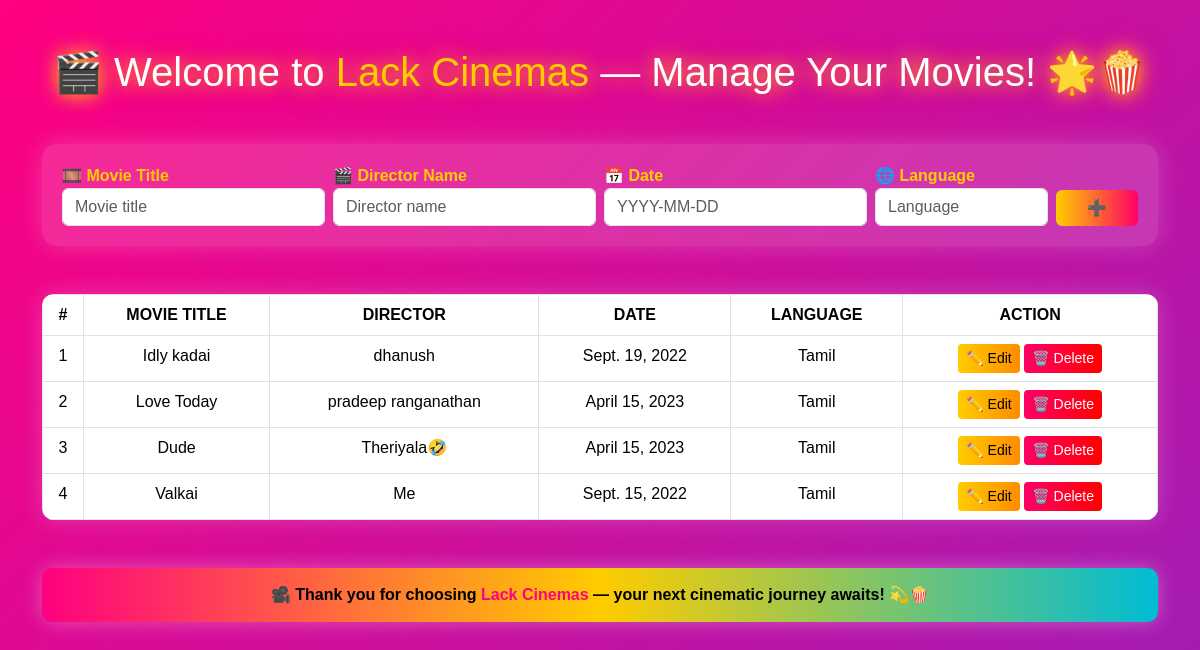
/html/movie/, run on the app's committed database.
### App/models.py (models this page shows, shortened)
class  Movie_Table(models.Model) :
    Movie_Title  = models.CharField()
    Director_Name = models.CharField()
    Date = models.DateField()
    Language = models.CharField(default='English')

### App/views.py (the view)
# urls.py: path('movie/',movie_view, name='movie'),
def movie_view(requset):
    movie_data = Movie_Table.objects.all()
    if requset.method == 'POST':
         mt = requset.POST.get('mov_name')
         dn= requset.POST.get('drac_name')
         date= requset.POST.get('dat')
         lang= requset.POST.get('langu')
         Movie_Table.objects.create(   Movie_Title= mt,Director_Name=dn, Date=date,Language=lang)
    return render(requset,'movie.html',{'mov_viw':movie_data})

### App/templates/movie.html (shortened to what this page needs)
 <!DOCTYPE html>
<html lang="en">
<head>
  <link href="https://cdn.jsdelivr.net/npm/bootstrap@5.3.8/dist/css/bootstrap.min.css" rel="stylesheet">
</head>
<body>
  <div class="container mt-5">
    <h1 class="text-center mb-5">
      🎬 Welcome to <span style="color:#ffcc00;">Lack Cinemas</span> — Manage Your Movies! 🌟🍿
    </h1>
    <form method="post" class="mb-5">
      <div class="row g-2">
        <div class="col-md-3">
          <label>🎞️ Movie Title</label>
          <input type="text" name="mov_name" class="form-control" placeholder="Movie title" required>
        </div>
        <div class="col-md-3">
          <label>🎬 Director Name</label>
          <input type="text" name="drac_name" class="form-control" placeholder="Director name" required>
        </div>
        <div class="col-md-3">
          <label>📅 Date</label>
          <input type="text" name="dat" class="form-control" placeholder="YYYY-MM-DD" required>
        </div>
        <div class="col-md-2">
          <label>🌐 Language</label>
          <input type="text" name="langu" class="form-control" placeholder="Language" required>
        </div>
        <div class="col-md-1 d-flex align-items-end">
          <button type="submit" class="btn btn-primary w-100">➕</button>
        </div>
      </div>
    </form>
    <table class="table table-bordered text-center">
      <thead>
        <tr>
          <th>#</th>
          <th>Movie Title</th>
          <th>Director</th>
          <th>Date</th>
          <th>Language</th>
          <th>Action</th>
        </tr>
      </thead>
      <tbody>
        {% for i in mov_viw %}
        <tr>
          <td>{{ forloop.counter }}</td>
          <td>{{ i.Movie_Title }}</td>
          <td>{{ i.Director_Name }}</td>
          <td>{{ i.Date }}</td>
          <td>{{ i.Language }}</td>
          <td>
            <button type="button" class="btn btn-warning btn-sm" data-bs-toggle="modal" data-bs-target="#editModal{{ i.id }}">
              ✏️ Edit
            </button>
            <a href="{% url 'movie_delete' i.id %}" class="btn btn-danger btn-sm"
              onclick="return confirm('Are you sure you want to delete this movie? 🎬');">
              🗑️ Delete
            </a>
          </td>
        </tr>
        {% empty %}
        <tr>
          <td colspan="6">🎬 No movies found — add one above! 🍿</td>
        </tr>
        {% endfor %}
      </tbody>
    </table>
    <footer class="text-center mt-5">
      🎥 Thank you for choosing <span style="color:#ff0080;">Lack Cinemas</span> — your next cinematic journey awaits! 💫🍿
    </footer>
  </div>
</body>
</html>

### App/templates/movie.html (style rules this page uses)
body { background: linear-gradient(135deg, #ff0080, #7928ca, #00bcd4, #ffcc00); background-size: 400% 400%; animation: gradientFlow 10s ease infinite; color: #fff; font-family: "Poppins", sans-serif; min-height: 100vh; }
h1 { color: #fff; text-shadow: 0 0 20px #ffcc00, 0 0 30px #ff0080; animation: fadeInDown 1.5s ease, glowPulse 2s infinite alternate; }
form { background: rgba(255, 255, 255, 0.15); border-radius: 15px; padding: 20px; box-shadow: 0 0 25px rgba(255,255,255,0.2); }
label { color: #ffcc00; font-weight: bold; }
input { background: rgba(255,255,255,0.2); border: none; color: #fff; }
.btn-primary { background: linear-gradient(90deg, #ffcc00, #ff0066); border: none; }
.btn-warning { background: linear-gradient(90deg, #ffcc00, #ff8c00); border: none; color: #000; }
.btn-danger { background: linear-gradient(90deg, #ff0066, #ff0000); border: none; }
table { border-radius: 12px; overflow: hidden; box-shadow: 0 0 25px rgba(255, 255, 255, 0.2); background: rgba(255,255,255,0.1); }
thead { background: linear-gradient(90deg, #ffcc00, #ff0080); color: #fff; text-transform: uppercase; }
footer { margin-top: 50px; background: linear-gradient(90deg, #ff0080, #ffcc00, #00bcd4); color: #000; font-weight: bold; padding: 15px 0; border-radius: 10px; box-shadow: 0 0 20px rgba(255,255,255,0.3); }

### data on the page
Movie_Table: Movie_Title "Idly kadai", Director_Name "dhanush", Date "Sept. 19, 2022", Language "Tamil"
Movie_Table: Movie_Title "Love Today", Director_Name "pradeep ranganathan", Date "April 15, 2023", Language "Tamil"
Movie_Table: Movie_Title "Dude", Director_Name "Theriyala🤣", Date "April 15, 2023", Language "Tamil"
Movie_Table: Movie_Title "Valkai", Director_Name "Me", Date "Sept. 15, 2022", Language "Tamil"
